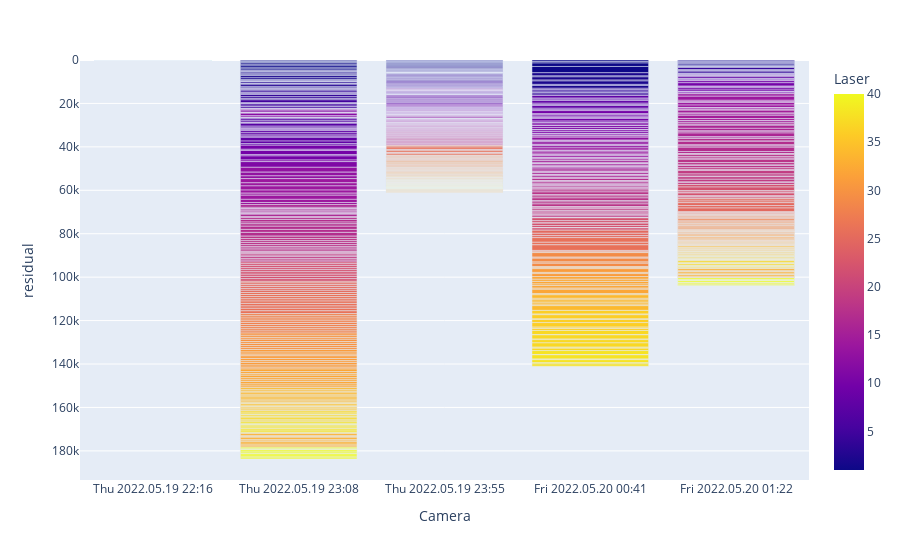

Notebook code for this chart:
### Markdown cell above
# Figure 3

Two figures below show where most of the errors are.

Generally we use the `Prune/Beam captures by residual` function on the Calibrate node (e.g. with a value of 1000px).

### Code cell
# get residuals on beamCaptures

data_points = []
for camera_capture in calibrate_node['Content']['cameraCaptures']['captures']:
	for laser_capture in camera_capture['laserCaptures']['captures']:
		if laser_capture['Selected']:
			beam_capture_index = 0
			for beam_capture in laser_capture['beamCaptures']['captures']:
				if beam_capture['Selected']:
					data_point = {}
					data_point['Camera'] = "{0} {1}".format(camera_capture['date'], camera_capture['time'])
					data_point['Laser'] = laser_capture['laserAddress']
					data_point['projectionPoint_x'] = beam_capture['projectionPoint'][0]
					data_point['projectionPoint_y'] = beam_capture['projectionPoint'][1]
					data_point['residual'] = beam_capture['residual']
					data_point['beam_capture_index'] = beam_capture_index
					data_points.append(data_point)
					beam_capture_index += 1


fig = px.bar(data_points
	, x='Camera'
	, color='Laser'
	, y='residual'
	, hover_name='Laser'
	, hover_data=['beam_capture_index', 'projectionPoint_x', 'projectionPoint_y']
	, barmode="group")
fig.update_yaxes(autorange="reversed")
fig.show()

### Figure 1 — Plotly figure (JSON) as saved in the notebook; plotly's stock layout.template omitted (floating-point values rounded to 4 significant figures; data arrays with more than 128 entries replaced by an {"elided": "..."} marker saying what was removed)
{"data": [{"alignmentgroup": "True", "customdata": {"elided": "843x3 float values"}, "hovertemplate": "<b>%{hovertext}</b><br><br>Camera=%{x}<br>residual=%{y}<br>beam_capture_index=%{customdata[0]}<br>projectionPoint_x=%{customdata[1]}<br>projectionPoint_y=%{customdata[2]}<br>Laser=%{marker.color}<extra></extra>", "hovertext": {"elided": "843 int values"}, "legendgroup": "", "marker": {"color": {"elided": "843 int values"}, "coloraxis": "coloraxis", "pattern": {"shape": ""}}, "name": "", "offsetgroup": "", "orientation": "v", "showlegend": false, "textposition": "auto", "type": "bar", "x": {"elided": "843 str values"}, "xaxis": "x", "y": {"elided": "843 float values"}, "yaxis": "y"}], "layout": {"barmode": "group", "coloraxis": {"colorbar": {"title": {"text": "Laser"}}, "colorscale": [[0, "#0d0887"], [0.1111, "#46039f"], [0.2222, "#7201a8"], [0.3333, "#9c179e"], [0.4444, "#bd3786"], [0.5556, "#d8576b"], [0.6667, "#ed7953"], [0.7778, "#fb9f3a"], [0.8889, "#fdca26"], [1, "#f0f921"]]}, "legend": {"tracegroupgap": 0}, "margin": {"t": 60}, "xaxis": {"anchor": "y", "domain": [0, 1], "title": {"text": "Camera"}}, "yaxis": {"anchor": "x", "autorange": "reversed", "domain": [0, 1], "title": {"text": "residual"}}}}
